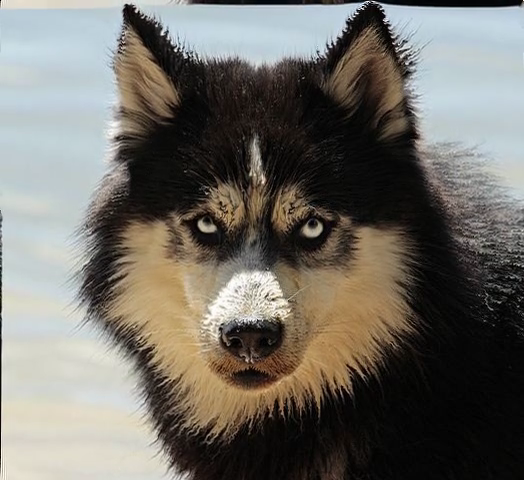
#> input picture frame 30 of Emergent Behavior - java/ParticleSim/Fluid/anim/dog.mp4, 524 x 480 px, given in place of the camera
$ python app.py
#> lines starting #> are read from the running program, lines starting #| are printed output that depends on the picture
### Experiments/Video/VideoProcessor.py
import cv2
from Video.Box import Box

# https://docs.opencv.org/3.4/d1/d69/tutorial_table_of_content_ml.html


class VideoProcessor:
    def __init__(self, save_to_file):
        self.video_stream = cv2.VideoCapture(0)

        if not self.video_stream.isOpened():
            print("Error opening camera")
            exit(1)

        width = int(self.video_stream.get(3))
        height = int(self.video_stream.get(4))
        self.frame_shape = (height, width)
        self.cur_frame = None
        print(f"Shape: {self.frame_shape}")      # Row, Col

        if save_to_file:
            camera_size = (width, height)  # X, Y --> For Video
            self.writer = cv2.VideoWriter('output.avi',
                                          cv2.VideoWriter_fourcc(*'MJPG'),
                                          10, camera_size)
        else:
            self.writer = None

    def get_frame(self):
        rc, frame = self.video_stream.read()
        if rc:
            self.cur_frame = frame
        return rc

    # [4 lines left out: function get_info, not called in this run]

    def mirror_frame(self):
        self.cur_frame = cv2.flip(self.cur_frame, 1)  # 0-> vertically, 1->horizontally, 2->both

    def grey_scale(self):
        self.cur_frame = cv2.cvtColor(self.cur_frame, cv2.COLOR_BGR2GRAY)

    # [28 lines left out: functions crop_frame, write_pane, add_box, add_text, not called in this run]

    def write_frame(self):
        if self.writer is not None:
            self.writer.write(self.cur_frame)

    def __enter__(self):
        return self

    def __exit__(self, a, b, c):
        self.video_stream.release()
        if self.writer is not None:
            self.writer.release()

### Experiments/Video/app.py
import cv2
import argparse
from Video.Box import Box
from Video.VideoProcessor import VideoProcessor


class FaceFinder:
    def __init__(self, face_cascade: cv2.CascadeClassifier, eyes_cascade: cv2.CascadeClassifier):
        self.face_cascade = face_cascade
        self.eyes_cascade = eyes_cascade

    def detectAndDisplay(self, frame):
        frame_gray = cv2.cvtColor(frame, cv2.COLOR_BGR2GRAY)
        frame_gray = cv2.equalizeHist(frame_gray)

        #  -- Detect faces --
        faces = self.face_cascade.detectMultiScale(frame_gray)
        for (x,y, w, h) in faces:
            center = (x + w//2, y + h//2)
            frame = cv2.ellipse(frame, center, (w//2, h//2), 0, 0, 360, (255, 0, 255), 4)

            faceROI = frame_gray[y:y+h, x:x+w]
            eyes = self.eyes_cascade.detectMultiScale(faceROI)
            for (x2, y2, w2, h2) in eyes:
                eye_center = (x + x2 + w2//2, y + y2 + h2//2)
                radius = int(round((w2 + h2) * 0.25))
                frame = cv2.circle(frame, eye_center, radius, (255, 0, 0), 4)
        cv2.imshow('Capture - Face detection', frame)


def parse_args():
    # https://github.com/opencv/opencv/tree/master/data/haarcascades
    parser = argparse.ArgumentParser(description='Code for Cascade Classifier')
    data_folder = "/Users/rvanderwall/projects/python/ML/Experiments/Video/data/haarcascades"
    parser.add_argument('--face_cascade', help='Path to face cascade',
                        default=f'{data_folder}/haarcascade_frontalface_alt.xml')
    parser.add_argument('--eyes_cascade', help='Path to eyes cascade.',
                        default=f'{data_folder}/haarcascade_eye_tree_eyeglasses.xml')
    parser.add_argument('--camera', help='Camera divide number', type=int, default=0)
    args = parser.parse_args()

    face_cascade_name = args.face_cascade
    face_cascade = cv2.CascadeClassifier()
    if not face_cascade.load(cv2.samples.findFile(face_cascade_name)):
        print('--(!)Error loading face cascade')
        exit(1)

    eyes_cascade_name = args.eyes_cascade
    eyes_cascade = cv2.CascadeClassifier()
    if not eyes_cascade.load(cv2.samples.findFile(eyes_cascade_name)):
        print('--(!)Error loading eyes cascade')
        exit(1)

    return face_cascade, eyes_cascade


def main2():
    print("face detection")
    face_cascade, eyes_cascade = parse_args()
    ff = FaceFinder(face_cascade, eyes_cascade)
    with VideoProcessor(save_to_file=False) as vp:
        while True:
            rc = vp.get_frame()
#> in get_frame, frame is the input picture: shape (480, 524, 3); mean B, G, R 102.6, 109.4, 112.8
#> rc = True
            if rc:
                ff.detectAndDisplay(vp.cur_frame)
#> in detectAndDisplay, `frame_gray = cv2.cvtColor(frame, cv2.COLOR_BGR2GRAY)`:
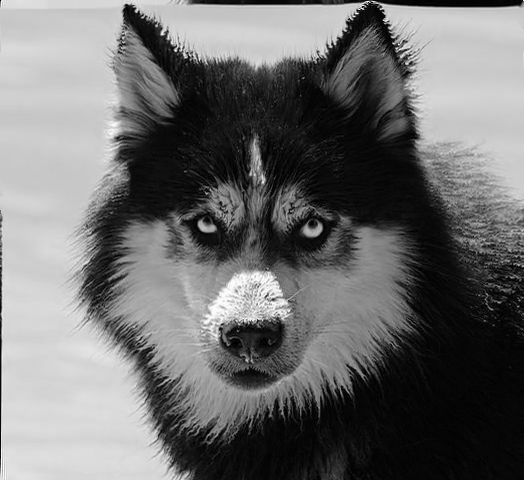
#> frame_gray: shape (480, 524); min 0, max 254, mean 109.5
#> in detectAndDisplay, `frame_gray = cv2.equalizeHist(frame_gray)`:
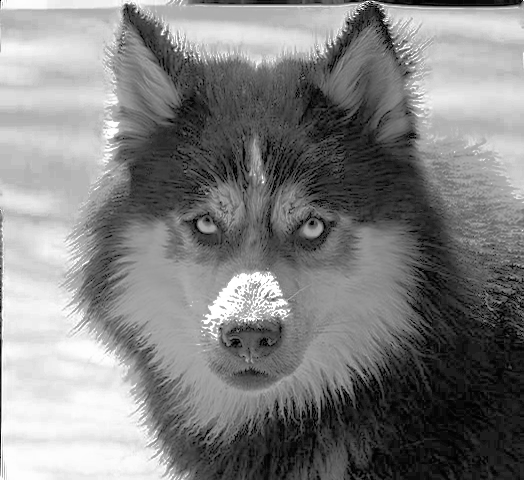
#> frame_gray: shape (480, 524); min 0, max 255, mean 128.7
#> in detectAndDisplay, `faces = self.face_cascade.detectMultiScale(frame_gray)`: faces = ()

            if cv2.waitKey(10) == 27:
#> (key q is pressed here)
                break


def main():
    print("video processing")
    with VideoProcessor(save_to_file=False) as vp:
        grab_size = (200, 200)
        grab = Box((280, 330), grab_size, vp.frame_shape)
        place = Box((0, 0), grab_size, vp.frame_shape)

        while True:
            rc = vp.get_frame()
            if rc:
                vp.mirror_frame()

                # grab.move_one_pixel_down()
                grab.move_one_pixel_right()
                eye = vp.crop_frame(grab)
                vp.write_pane(eye, place)

                # box.move_one_pixel_down()
                vp.add_box(grab.top_left(), grab.bottom_right())
                vp.add_text("capture", grab.bottom_right())

                cv2.imshow('frame', vp.cur_frame)

            if cv2.waitKey(1) & 0xFF == ord('q'):
                break

    cv2.destroyAllWindows()


if __name__ == "__main__":
    main2()

$ run again, starting later in the video
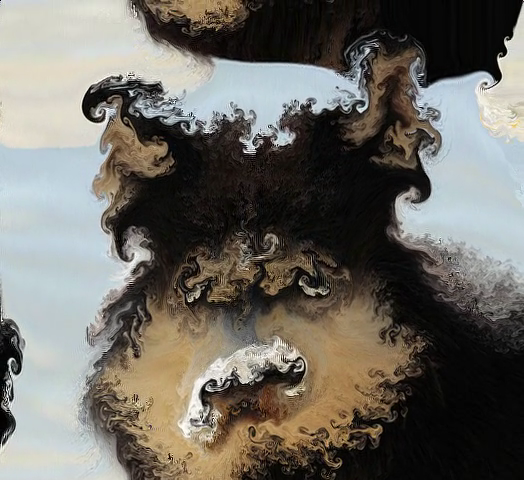
#> input picture frame 135 of Emergent Behavior - java/ParticleSim/Fluid/anim/dog.mp4, 524 x 480 px, given in place of the camera
#> in get_frame, frame is the input picture: shape (480, 524, 3); mean B, G, R 99.5, 106.7, 110.1
#> rc = True
#> in detectAndDisplay, `frame_gray = cv2.cvtColor(frame, cv2.COLOR_BGR2GRAY)`:
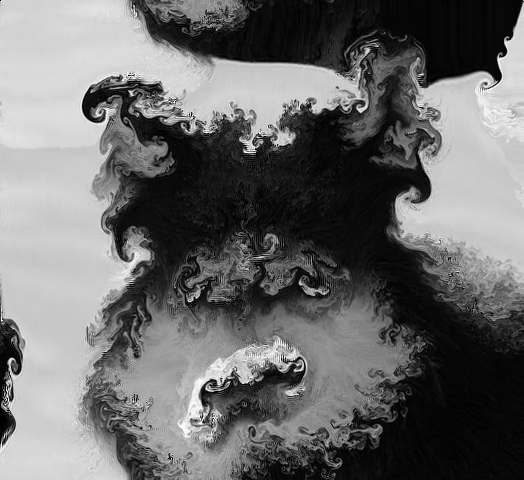
#> frame_gray: shape (480, 524); min 0, max 255, mean 106.8
#> in detectAndDisplay, `frame_gray = cv2.equalizeHist(frame_gray)`:
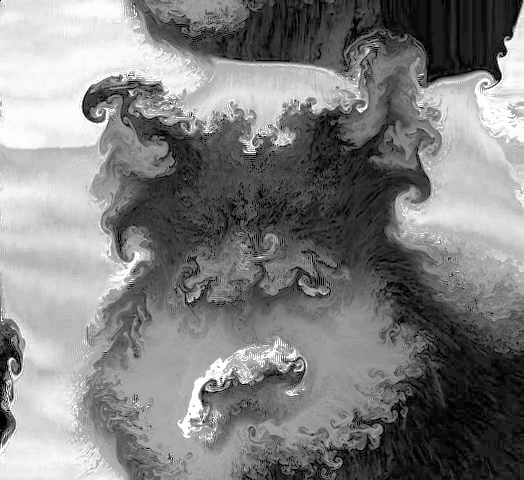
#> frame_gray: shape (480, 524); min 0, max 255, mean 128.7
#> faces = ()

$ run again, starting later in the video
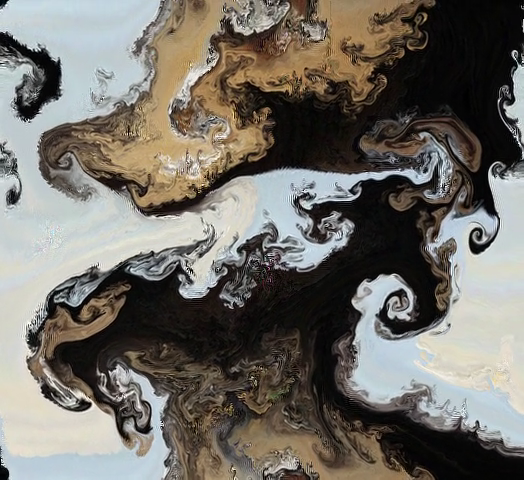
#> input picture frame 240 of Emergent Behavior - java/ParticleSim/Fluid/anim/dog.mp4, 524 x 480 px, given in place of the camera
#> in get_frame, frame is the input picture: shape (480, 524, 3); mean B, G, R 103.7, 110.6, 114.5
#> rc = True
#> in detectAndDisplay, `frame_gray = cv2.cvtColor(frame, cv2.COLOR_BGR2GRAY)`:
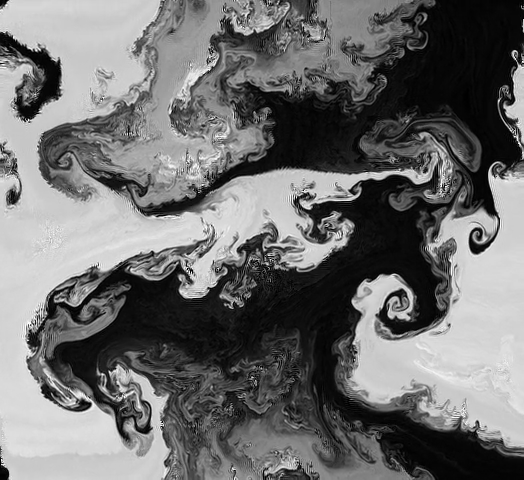
#> frame_gray: shape (480, 524); min 0, max 255, mean 110.9
#> in detectAndDisplay, `frame_gray = cv2.equalizeHist(frame_gray)`:
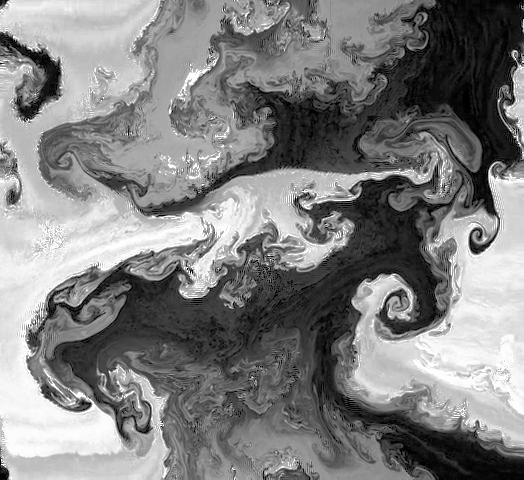
#> frame_gray: shape (480, 524); min 0, max 255, mean 128.5
#> faces = ()
